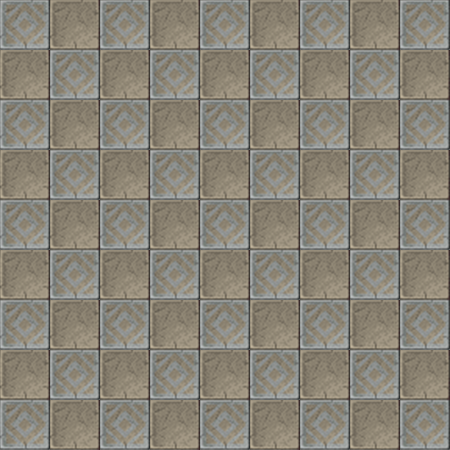

Rendered tile map (Tiled .tmx) drawn with the repository's tilesets; below, a short description and the map source with its tile grids summarised:
An orthogonal 9x9 tile map with 50x50 px tiles, 1 tile layer (bg).

<map version="1.0" orientation="orthogonal" renderorder="right-down" width="9" height="9" tilewidth="50" tileheight="50" nextobjectid="1">
 <tileset firstgid="1" name="012-PortTown02-2" tilewidth="50" tileheight="50" tilecount="168" columns="8">
  <image source="012-PortTown02-2.png" width="400" height="1050" />
 </tileset>
 <layer name="bg" width="9" height="9">
  <data>[81 cells, 81 non-empty, 2 distinct tile ids]</data>
 </layer>
</map>
